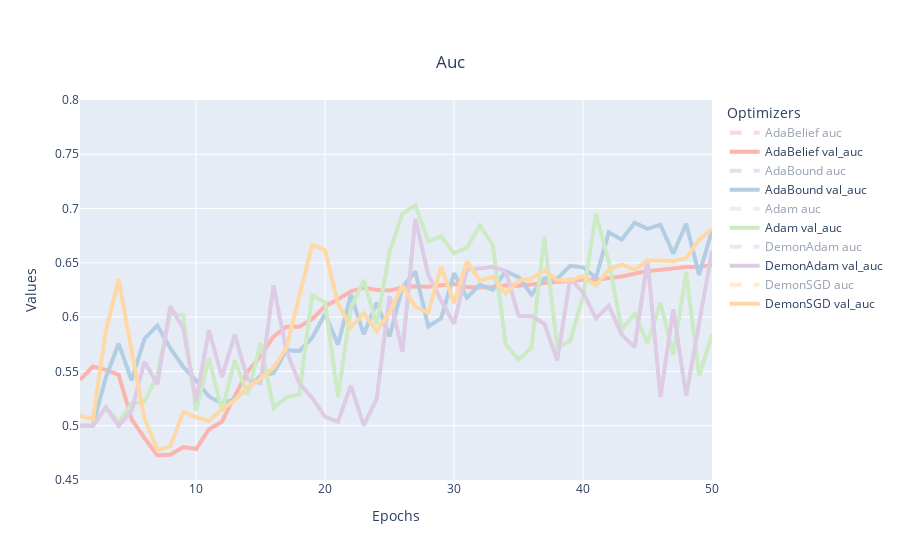

The notebook cell saved with this chart:
### Code cell
def auc_plot(dataset_list):
    colors = px.colors.qualitative.Pastel1
    fig = go.Figure()
    keys = list(dataset_list.keys())
    for i in range(0, len(keys)):
        index = [k + 1 for k in dataset_list[keys[i]].index.tolist()]
        fig.add_trace(
            go.Scatter(
                x=index,
                y=dataset_list[keys[i]]["auc"],
                name=keys[i] + " auc",
                visible="legendonly",
                line=dict(color=colors[i], width=4, dash="dash"),
            )
        )
        fig.add_trace(
            go.Scatter(
                x=index,
                y=dataset_list[keys[i]]["val_auc"],
                name=keys[i] + " val_auc",
                line=dict(color=colors[i], width=4),
            )
        )
    fig.update_layout(
        title={"text": "Auc", "x": 0.5, "y": 0.9},
        xaxis_title="Epochs",
        yaxis_title="Values",
        legend_title_text="Optimizers",
        yaxis_range=[0.45, 0.8],
    )
    fig.show()


auc_plot(dataset_list)
